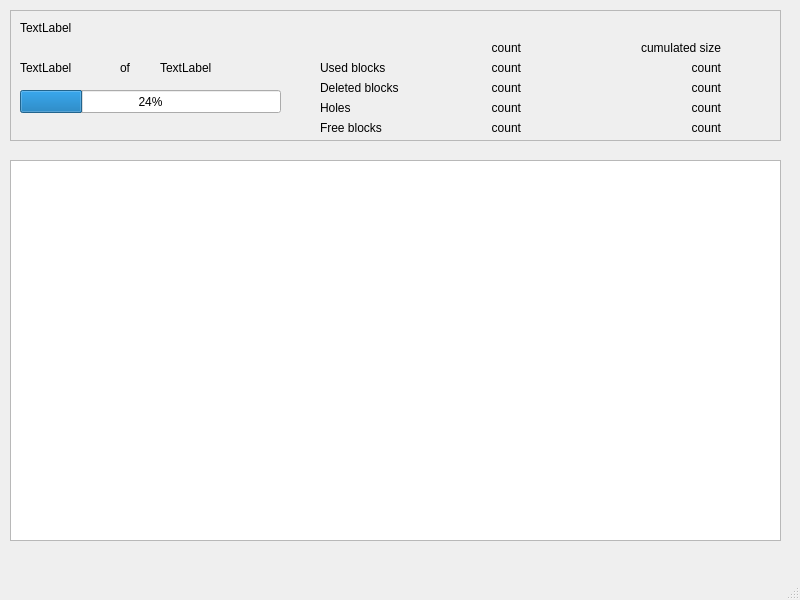
<?xml version="1.0" encoding="UTF-8"?>
<ui version="4.0">
 <class>ZScan</class>
 <widget class="QMainWindow" name="ZScan">
  <property name="geometry">
   <rect>
    <x>0</x>
    <y>0</y>
    <width>800</width>
    <height>600</height>
   </rect>
  </property>
  <property name="windowTitle">
   <string>MainWindow</string>
  </property>
  <widget class="QWidget" name="centralwidget">
   <widget class="QTableWidget" name="tableTBw">
    <property name="geometry">
     <rect>
      <x>10</x>
      <y>160</y>
      <width>771</width>
      <height>381</height>
     </rect>
    </property>
   </widget>
   <widget class="QFrame" name="frame">
    <property name="geometry">
     <rect>
      <x>10</x>
      <y>10</y>
      <width>771</width>
      <height>131</height>
     </rect>
    </property>
    <property name="frameShape">
     <enum>QFrame::StyledPanel</enum>
    </property>
    <property name="frameShadow">
     <enum>QFrame::Raised</enum>
    </property>
    <widget class="QLabel" name="FilePathLBl">
     <property name="geometry">
      <rect>
       <x>10</x>
       <y>10</y>
       <width>711</width>
       <height>16</height>
      </rect>
     </property>
     <property name="text">
      <string>TextLabel</string>
     </property>
    </widget>
    <widget class="QProgressBar" name="ProgressPGb">
     <property name="geometry">
      <rect>
       <x>10</x>
       <y>80</y>
       <width>261</width>
       <height>23</height>
      </rect>
     </property>
     <property name="value">
      <number>24</number>
     </property>
    </widget>
    <widget class="QLabel" name="label">
     <property name="geometry">
      <rect>
       <x>310</x>
       <y>70</y>
       <width>101</width>
       <height>16</height>
      </rect>
     </property>
     <property name="text">
      <string>Deleted blocks</string>
     </property>
    </widget>
    <widget class="QLabel" name="label_2">
     <property name="geometry">
      <rect>
       <x>310</x>
       <y>90</y>
       <width>101</width>
       <height>16</height>
      </rect>
     </property>
     <property name="text">
      <string>Holes</string>
     </property>
    </widget>
    <widget class="QLabel" name="label_4">
     <property name="geometry">
      <rect>
       <x>310</x>
       <y>50</y>
       <width>101</width>
       <height>16</height>
      </rect>
     </property>
     <property name="text">
      <string>Used blocks</string>
     </property>
    </widget>
    <widget class="QLabel" name="label_5">
     <property name="geometry">
      <rect>
       <x>410</x>
       <y>30</y>
       <width>101</width>
       <height>16</height>
      </rect>
     </property>
     <property name="text">
      <string>count</string>
     </property>
     <property name="alignment">
      <set>Qt::AlignRight|Qt::AlignTrailing|Qt::AlignVCenter</set>
     </property>
    </widget>
    <widget class="QLabel" name="label_6">
     <property name="geometry">
      <rect>
       <x>580</x>
       <y>30</y>
       <width>131</width>
       <height>16</height>
      </rect>
     </property>
     <property name="text">
      <string>cumulated size</string>
     </property>
     <property name="alignment">
      <set>Qt::AlignRight|Qt::AlignTrailing|Qt::AlignVCenter</set>
     </property>
    </widget>
    <widget class="QLabel" name="UsedCountLBl">
     <property name="geometry">
      <rect>
       <x>410</x>
       <y>50</y>
       <width>101</width>
       <height>16</height>
      </rect>
     </property>
     <property name="text">
      <string>count</string>
     </property>
     <property name="alignment">
      <set>Qt::AlignRight|Qt::AlignTrailing|Qt::AlignVCenter</set>
     </property>
    </widget>
    <widget class="QLabel" name="DeletedCountLBl">
     <property name="geometry">
      <rect>
       <x>410</x>
       <y>70</y>
       <width>101</width>
       <height>16</height>
      </rect>
     </property>
     <property name="text">
      <string>count</string>
     </property>
     <property name="alignment">
      <set>Qt::AlignRight|Qt::AlignTrailing|Qt::AlignVCenter</set>
     </property>
    </widget>
    <widget class="QLabel" name="HolesCountLBl">
     <property name="geometry">
      <rect>
       <x>410</x>
       <y>90</y>
       <width>101</width>
       <height>16</height>
      </rect>
     </property>
     <property name="text">
      <string>count</string>
     </property>
     <property name="alignment">
      <set>Qt::AlignRight|Qt::AlignTrailing|Qt::AlignVCenter</set>
     </property>
    </widget>
    <widget class="QLabel" name="UsedSizeLBl">
     <property name="geometry">
      <rect>
       <x>610</x>
       <y>50</y>
       <width>101</width>
       <height>16</height>
      </rect>
     </property>
     <property name="text">
      <string>count</string>
     </property>
     <property name="alignment">
      <set>Qt::AlignRight|Qt::AlignTrailing|Qt::AlignVCenter</set>
     </property>
    </widget>
    <widget class="QLabel" name="DeletedSizeLBl">
     <property name="geometry">
      <rect>
       <x>610</x>
       <y>70</y>
       <width>101</width>
       <height>16</height>
      </rect>
     </property>
     <property name="text">
      <string>count</string>
     </property>
     <property name="alignment">
      <set>Qt::AlignRight|Qt::AlignTrailing|Qt::AlignVCenter</set>
     </property>
    </widget>
    <widget class="QLabel" name="HolesSizeLBl">
     <property name="geometry">
      <rect>
       <x>610</x>
       <y>90</y>
       <width>101</width>
       <height>16</height>
      </rect>
     </property>
     <property name="text">
      <string>count</string>
     </property>
     <property name="alignment">
      <set>Qt::AlignRight|Qt::AlignTrailing|Qt::AlignVCenter</set>
     </property>
    </widget>
    <widget class="QLabel" name="SizeReadLBl">
     <property name="geometry">
      <rect>
       <x>10</x>
       <y>50</y>
       <width>71</width>
       <height>16</height>
      </rect>
     </property>
     <property name="text">
      <string>TextLabel</string>
     </property>
    </widget>
    <widget class="QLabel" name="label_3">
     <property name="geometry">
      <rect>
       <x>110</x>
       <y>50</y>
       <width>31</width>
       <height>16</height>
      </rect>
     </property>
     <property name="text">
      <string>of</string>
     </property>
    </widget>
    <widget class="QLabel" name="FileSizeLBl">
     <property name="geometry">
      <rect>
       <x>150</x>
       <y>50</y>
       <width>101</width>
       <height>16</height>
      </rect>
     </property>
     <property name="text">
      <string>TextLabel</string>
     </property>
    </widget>
    <widget class="QLabel" name="label_7">
     <property name="geometry">
      <rect>
       <x>310</x>
       <y>110</y>
       <width>101</width>
       <height>16</height>
      </rect>
     </property>
     <property name="text">
      <string>Free blocks</string>
     </property>
    </widget>
    <widget class="QLabel" name="FreeCountLBl">
     <property name="geometry">
      <rect>
       <x>410</x>
       <y>110</y>
       <width>101</width>
       <height>16</height>
      </rect>
     </property>
     <property name="text">
      <string>count</string>
     </property>
     <property name="alignment">
      <set>Qt::AlignRight|Qt::AlignTrailing|Qt::AlignVCenter</set>
     </property>
    </widget>
    <widget class="QLabel" name="FreeSizeLBl">
     <property name="geometry">
      <rect>
       <x>610</x>
       <y>110</y>
       <width>101</width>
       <height>16</height>
      </rect>
     </property>
     <property name="text">
      <string>count</string>
     </property>
     <property name="alignment">
      <set>Qt::AlignRight|Qt::AlignTrailing|Qt::AlignVCenter</set>
     </property>
    </widget>
   </widget>
  </widget>
  <widget class="QMenuBar" name="menubar">
   <property name="geometry">
    <rect>
     <x>0</x>
     <y>0</y>
     <width>800</width>
     <height>20</height>
    </rect>
   </property>
  </widget>
  <widget class="QStatusBar" name="statusbar"/>
 </widget>
 <resources/>
 <connections/>
</ui>
